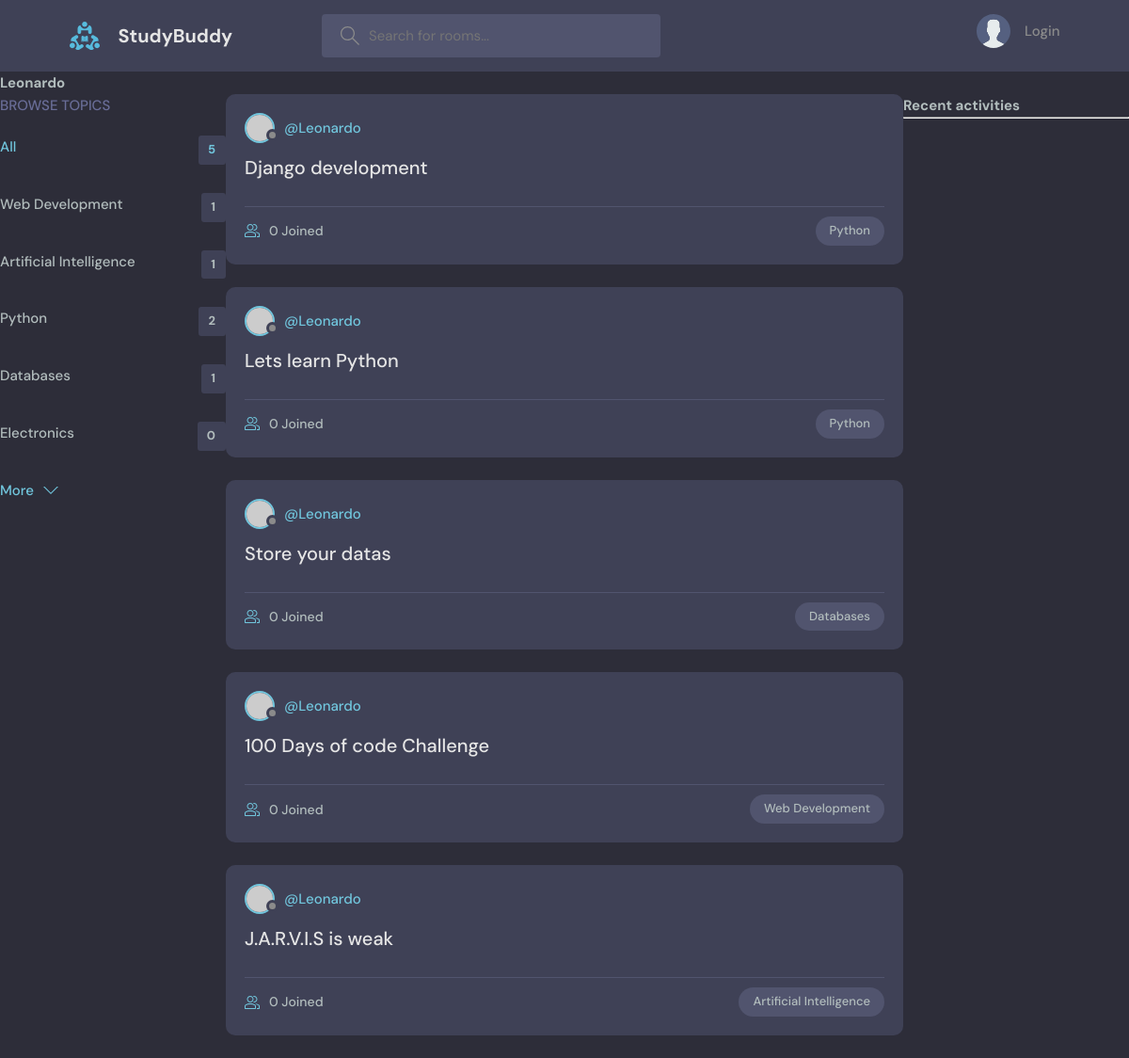
Before: /profile/1 with the older database file.
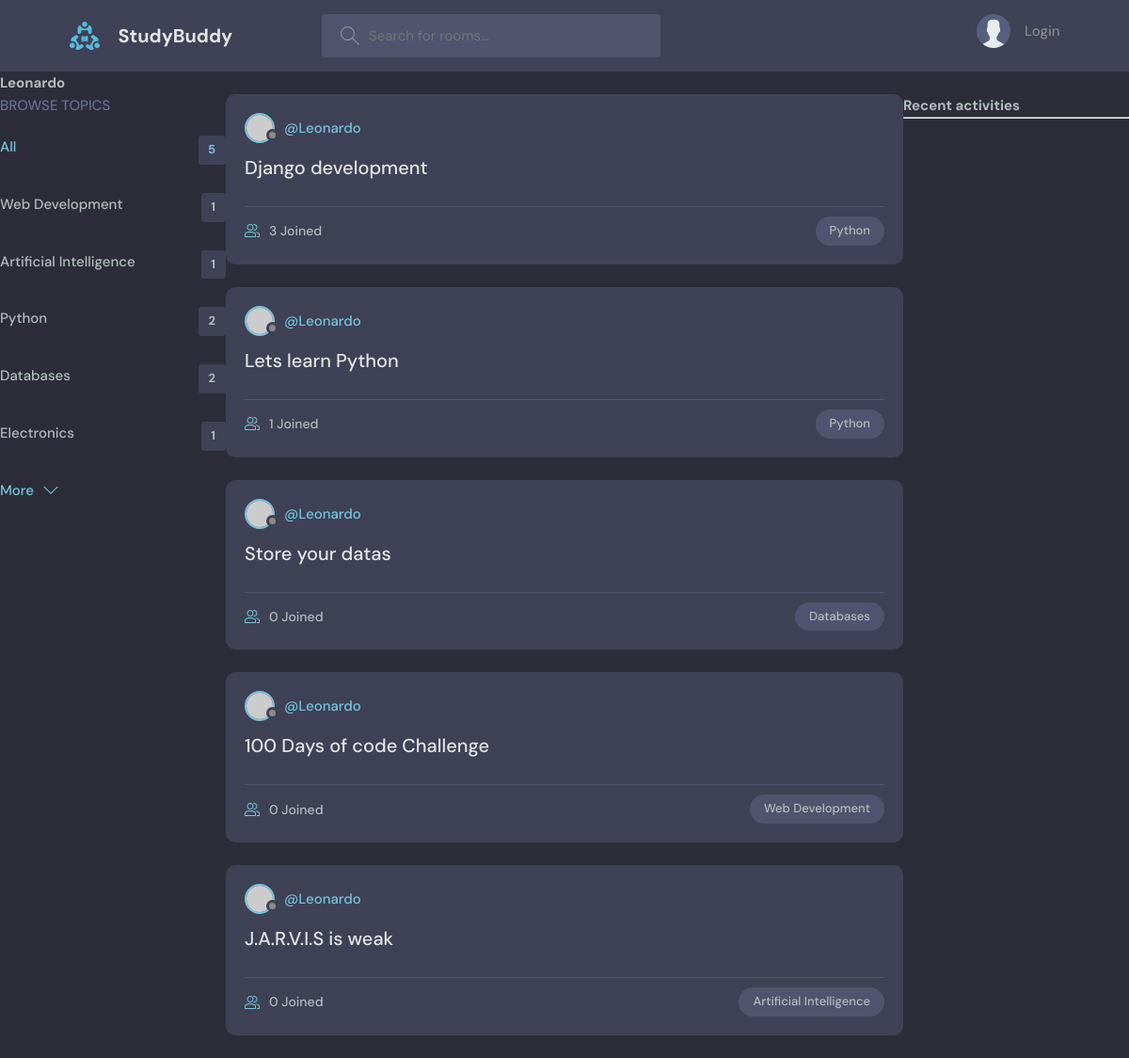
After: the same page with the newer database file.
### base/models.py (models this page shows, shortened)
class Topic(models.Model):
    name = models.CharField(max_length=200)

class Room(models.Model):
    host = models.ForeignKey(User, on_delete=models.SET_NULL, null=True)
    topic = models.ForeignKey(Topic, on_delete=models.SET_NULL,null=True)
    name = models.CharField(max_length=200)
    description = models.TextField(null=True, blank=True)
    participants = models.ManyToManyField(User, related_name='participants', blank=True)
    updated = models.DateTimeField(auto_now=True)
    created = models.DateTimeField(auto_now_add=True)
    class Meta:
        ordering = ['-updated', '-created']

### base/views.py (the view)
# urls.py: path('profile/<int:id>', views.userProfile, name='userprofile'),
def userProfile(request, id):
    user = User.objects.get(id=id)
    rooms = user.room_set.all()
    room_messages = user.message_set.all()
    topics = Topic.objects.all()
    context = {'user':user, 'rooms':rooms, 'topics': topics, 'room-messages': room_messages}
    return render(request, 'base/profile.html', context)

### base/templates/base/profile.html (shortened to what this page needs)
{% extends "main.html" %}
{% block content %}
<h1>{{ user.username }}</h1>
<div class="profile-container">
    <div>
        {% include "base/topics_component.html" %}
    </div>
    <div>
        {% include "base/feed_component.html" %}
    </div>
    <div>
        {% include "base/activity_component.html" %}
    </div>
</div>
{% endblock %}

### templates/main.html (shortened to what this page needs)
<!DOCTYPE html>
{% load static %}
<html lang="en">
  <head>
    <link rel="stylesheet" href="{% static 'styles/style.css' %}" />
  </head>
  <body>
    {% include "navbar.html" %}
    {% block content %}
    {% endblock %}
  </body>
</html>

### templates/navbar.html (shortened to what this page needs)
{% load static %}
<header class="header header--loggedIn">
    <div class="container">
      <a href="{% url 'home' %}" class="header__logo">
        <img src="{% static 'images/logo.svg' %}" />
        <h1>StudyBuddy</h1>
      </a>
      <form class="header__search" method="GET" action="{% url 'home' %}">
        <label>
          <input placeholder="Search for rooms..." />
        </label>
      </form>
      <nav class="header__menu">
        {% if request.user.is_authenticated %}
        <div class="header__user">
          <a href="profile.html">
            <div class="avatar avatar--medium active">
              <img src="https://randomuser.me/api/portraits/men/37.jpg" />
            </div>
            <p>{{ request.user.username }}<span>@{{ request.user.username }}</span></p>
          </a>
          <button class="dropdown-button">
            <svg version="1.1" xmlns="http://www.w3.org/2000/svg" width="32" height="32" viewBox="0 0 32 32">
              <title>chevron-down</title>
              <path d="M16 21l-13-13h-3l16 16 16-16h-3l-13 13z"></path>
            </svg>
          </button>
        </div>
        {% else %}
        <a href="{% url 'login' %}">
          <img src="{% static 'images/avatar.svg' %}" />
          <p>Login</p>
        </a>
        {% endif %}
      </nav>
    </div>
  </header>

### base/templates/base/topics_component.html
<div class="topics">
    <div class="topics__header">
      <h2>Browse Topics</h2>
    </div>
    <ul class="topics__list">
      <li>
        <a href="{% url 'home' %}" class="active">All <span>{{topics.count}}</span></a>
      </li>
      {% for topic in topics %}
      <li>
        <a href="{% url 'home' %}?q={{ topic.name }}">{{topic.name}}<span>{{topic.room_set.all.count}}</span></a>
      </li>
      {% endfor %}
    <a class="btn btn--link" href="topics.html">
      More
      <svg version="1.1" xmlns="http://www.w3.org/2000/svg" width="32" height="32" viewBox="0 0 32 32">
        <title>chevron-down</title>
        <path d="M16 21l-13-13h-3l16 16 16-16h-3l-13 13z"></path>
      </svg>
    </a>
  </div>

### base/templates/base/feed_component.html (shortened to what this page needs)
{% for room in rooms %}
<div class="roomListRoom">
    <div class="roomListRoom__header">
      <a href="{% url 'userprofile' room.host.id %}" class="roomListRoom__author">
        <div class="avatar avatar--small">
          <img src="https://randomuser.me/api/portraits/women/11.jpg" />
        </div>
        <span>@{{room.host.username}}</span>
      </a>
    </div>
    <div class="roomListRoom__content">
      <a href="{% url 'room' room.id %}">{{room.name}}</a>
    </div>
    <div class="roomListRoom__meta">
      <a href="{% url 'room' room.id %}" class="roomListRoom__joined">
        {{room.participants.all.count}} Joined
      </a>
      <p class="roomListRoom__topic">{{room.topic.name}}</p>
    </div>
  </div>
{% endfor %}

### base/templates/base/activity_component.html (shortened to what this page needs)
<h3>Recent activities</h3>
<hr>

### base/templates/base/profile.html (style rules this page uses)
.profile-container { display: grid ; grid-template-columns: 1fr 3fr 1fr; }

Changed rows visible on the page:
computed for Topic "Databases": room_set.all.count "1" → "2"
computed for Topic "Electronics": room_set.all.count "0" → "1"
changed Room "Django development": participants.all.count "0" → "3"
computed for Room "Lets learn Python": participants.all.count "0" → "1"
